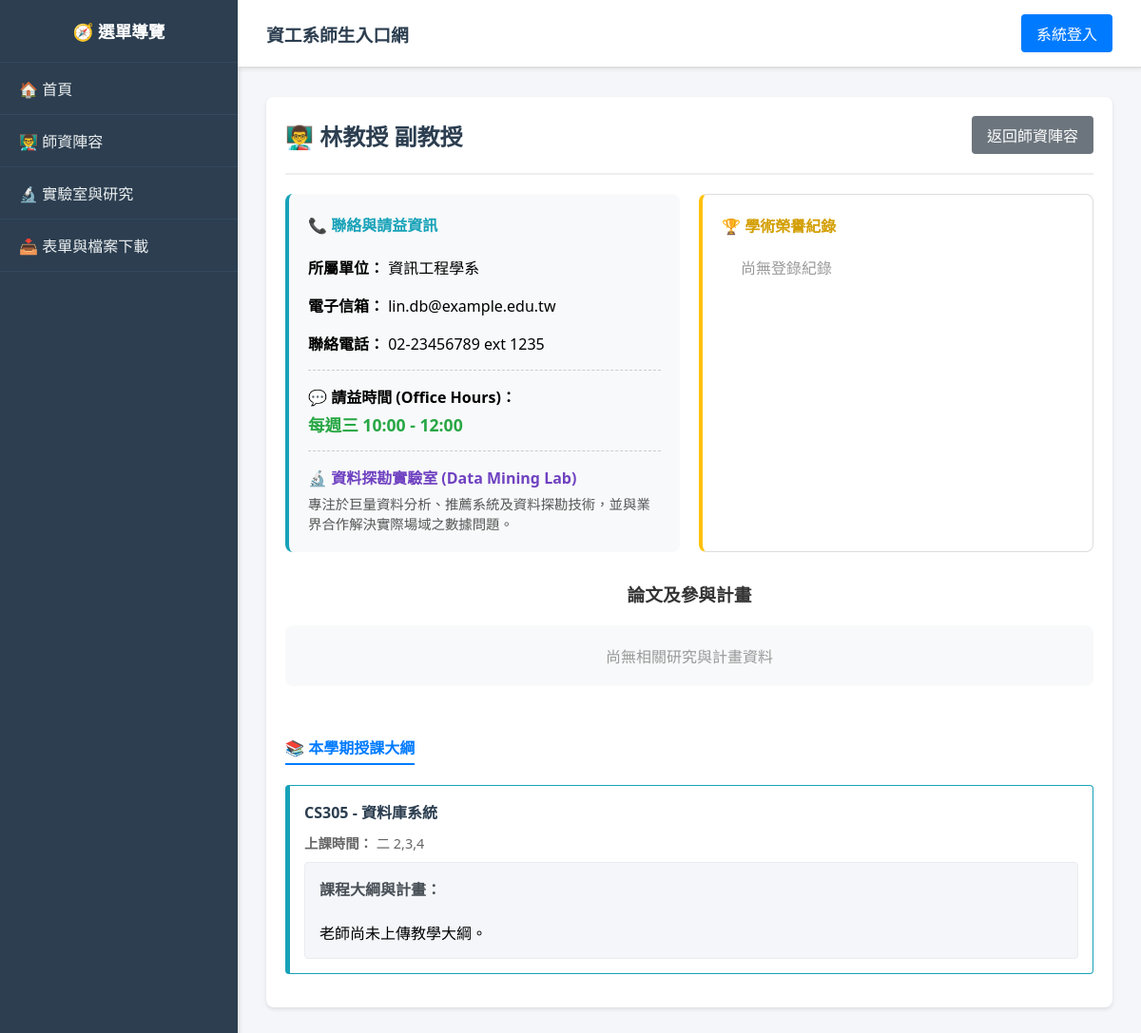
Page /index.php?page=teacher_detail&id=2 on the earlier database version.
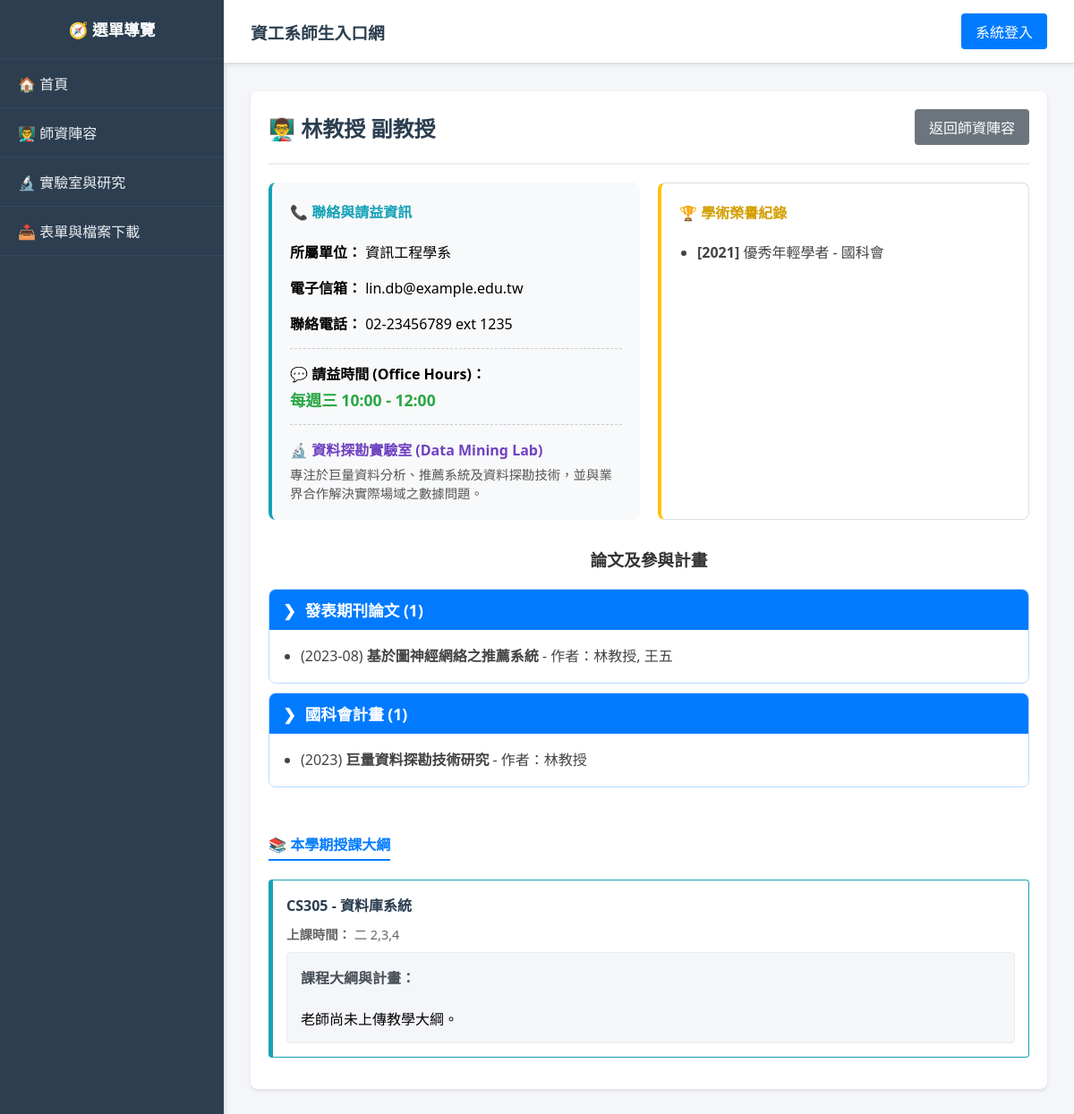
Same page on the later database version.
### tables this page shows
CREATE TABLE Courses (
    course_id INT AUTO_INCREMENT PRIMARY KEY,
    course_code VARCHAR(20) NOT NULL,
    course_name VARCHAR(100) NOT NULL,
    semester VARCHAR(10) NOT NULL,  
    teacher_id INT,
    capacity INT NOT NULL DEFAULT 50,  
    schedule VARCHAR(100),  
    room VARCHAR(50) DEFAULT NULL COMMENT '上課教室',
    syllabus TEXT,
    created_at TIMESTAMP DEFAULT CURRENT_TIMESTAMP,
    FOREIGN KEY (teacher_id) REFERENCES Teachers(teacher_id) ON DELETE SET NULL
);

CREATE TABLE AcademicHonors (
    honor_id INT AUTO_INCREMENT PRIMARY KEY COMMENT '榮譽編號',
    teacher_id INT NOT NULL COMMENT '教師編號',
    honor_name VARCHAR(255) NOT NULL COMMENT '獎項名稱',
    awarding_body VARCHAR(255) COMMENT '頒發機構',
    award_year INT COMMENT '獲獎年份',
    FOREIGN KEY (teacher_id) REFERENCES Teachers(teacher_id) ON DELETE CASCADE
);

CREATE TABLE Publications (
    work_id INT AUTO_INCREMENT PRIMARY KEY COMMENT '著作編號',
    teacher_id INT NOT NULL COMMENT '教師編號',
    work_type VARCHAR(100) NOT NULL COMMENT '著作類型 (如：期刊論文、會議論文...)',
    title VARCHAR(255) NOT NULL COMMENT '標題',
    authors TEXT COMMENT '作者',
    publish_year VARCHAR(50) COMMENT '發表日期/出版年份',
    FOREIGN KEY (teacher_id) REFERENCES Teachers(teacher_id) ON DELETE CASCADE
);

CREATE TABLE Teachers (
    teacher_id INT PRIMARY KEY,
    user_id INT NOT NULL,
    name VARCHAR(100) NOT NULL,
    title VARCHAR(100),
    department VARCHAR(100) DEFAULT '資訊工程學系',
    phone VARCHAR(20),
    email VARCHAR(100),
    office_hours VARCHAR(100) DEFAULT NULL COMMENT '請益時間',
    lab_name VARCHAR(100) DEFAULT NULL COMMENT '實驗室名稱',
    lab_info TEXT DEFAULT NULL COMMENT '實驗室簡介與研究方向',
    FOREIGN KEY (user_id) REFERENCES Users(id) ON DELETE CASCADE
);

### modules/public/teacher_detail.php (the view, shortened to what the changed rows need)
<?php
$teacher_id = isset($_GET['id']) ? intval($_GET['id']) : 0;
$stmt = $conn->prepare("SELECT * FROM Teachers WHERE teacher_id = ?");
$stmt->bind_param("i", $teacher_id);
$stmt->execute();
$teacher = $stmt->get_result()->fetch_assoc();
if (!$teacher) {
    echo "<div class='card'><h2>查無此教師</h2><p>找不到該教師的資料。</p></div>";
} else {
?>
<div class="card">
    <div style="display: flex; justify-content: space-between; align-items: center;">
        <h2 style="margin: 0; color: #2c3e50;">👨‍🏫 <?php echo htmlspecialchars($teacher['name']); ?> <?php echo htmlspecialchars($teacher['title']); ?></h2>
    </div>
    <div style="display: grid; grid-template-columns: 1fr 1fr; gap: 20px;">
        <div style="background: #fff; padding: 20px; border-radius: 8px; border: 1px solid #ddd; border-left: 4px solid #ffc107;">
            <ul style="padding-left: 20px; margin-bottom: 0; line-height: 1.6; color:#444;">
                <?php
                $honors = $conn->query("SELECT * FROM AcademicHonors WHERE teacher_id = $teacher_id ORDER BY award_year DESC");
                if($honors->num_rows > 0) {
                    while($h = $honors->fetch_assoc()) {
                        $year_str = $h['award_year'] ? "[{$h['award_year']}] " : "";
                        $body_str = $h['awarding_body'] ? " - " . htmlspecialchars($h['awarding_body']) : "";
                        echo "<li><strong>{$year_str}</strong>" . htmlspecialchars($h['honor_name']) . $body_str . "</li>";
                    }
                } else {
                    echo "<li style='color:#999; list-style:none;'>尚無登錄紀錄</li>";
                }
                ?>
            </ul>
        </div>
    </div>
    <div style="margin-top: 30px;">
        <h3 style="text-align: center; color: #333; margin-bottom: 20px;">論文及參與計畫</h3>
        <?php
        $pubs_result = $conn->query("SELECT * FROM Publications WHERE teacher_id = $teacher_id ORDER BY publish_year DESC");
        $grouped_pubs = [];
        while($row = $pubs_result->fetch_assoc()) {
            $grouped_pubs[$row['work_type']][] = $row;
        }
        if(!empty($grouped_pubs)) {
            echo "<div style='display:flex; flex-direction:column; gap:10px;'>";
            foreach($grouped_pubs as $type => $items) {
                $count = count($items);
                echo "<div style='background:#f4f9ff; border:1px solid #b8daff; border-radius:8px; overflow:hidden;'>";
                echo "<div style='background:#007bff; color:white; padding:10px 15px; font-size:1.1em; font-weight:bold; display:flex; align-items:center;'>";
                echo "<span style='margin-right:10px;'>❯</span> {$type} ({$count})";
                echo "</div>";
                echo "<div style='padding:15px; background:#fff;'>";
                echo "<ul style='margin:0; padding-left:20px; line-height:1.8; color:#444;'>";
                foreach($items as $item) {
                    $year_str = $item['publish_year'] ? "({$item['publish_year']}) " : "";
                    $display_authors = htmlspecialchars($teacher['name']);
                    if (!empty($item['authors'])) {
                        $display_authors .= ', ' . htmlspecialchars($item['authors']);
                    }
                    $author_str = " - 作者：" . $display_authors;
                    echo "<li>{$year_str}<strong>" . htmlspecialchars($item['title']) . "</strong>{$author_str}</li>";
                }
                echo "</ul>";
                echo "</div>";
                echo "</div>";
            }
            echo "</div>";
        } else {
            echo "<p style='text-align:center; color:#999; padding:20px; background:#f8f9fa; border-radius:8px;'>尚無相關研究與計畫資料</p>";
        }
        ?>
    </div>
    <div style="margin-top: 30px;">
        <?php
        $courses = $conn->prepare("SELECT course_code, course_name, schedule, syllabus FROM Courses WHERE teacher_id = ? AND semester = '113-1'");
        $courses->bind_param("i", $teacher_id);
        $courses->execute();
        $courses_result = $courses->get_result();
        if ($courses_result->num_rows > 0) {
            while ($c = $courses_result->fetch_assoc()) {
                echo "<div style='border: 1px solid #17a2b8; border-left: 5px solid #17a2b8; border-radius: 4px; padding: 15px; margin-bottom: 15px; background: #fff;'>";
                echo "<h4 style='margin: 0 0 10px 0; color: #2c3e50;'>" . htmlspecialchars($c['course_code']) . " - " . htmlspecialchars($c['course_name']) . "</h4>";
                echo "<p style='margin: 0 0 10px 0; font-size: 0.9em; color: #666;'><strong>上課時間：</strong> " . htmlspecialchars($c['schedule']) . "</p>";
                echo "<div style='background: #f4f6f9; padding: 15px; border-radius: 4px; border: 1px solid #e9ecef;'>";
                echo "<strong style='color: #495057;'>課程大綱與計畫：</strong><br><br>";
                echo nl2br(htmlspecialchars($c['syllabus'] ?? '老師尚未上傳教學大綱。'));
                echo "</div></div>";
            }
        } else {
            echo "<p style='color: #666; background: #f8f9fa; padding: 15px; border-radius: 4px;'>本學期暫無排定課程。</p>";
        }
        ?>
    </div>
</div>
<?php } ?>

Differences in the rows shown:
added academichonors: award_year "[2021]", honor_name "優秀年輕學者", awarding_body "- 國科會"
added publications: publish_year "(2023-08)", title "基於圖神經網絡之推薦系統", author_str "- 作者：林教授, 王五", shown under "發表期刊論文"
added publications: publish_year "(2023)", title "巨量資料探勘技術研究", teacher.name "- 作者：林教授", shown under "國科會計畫"
Other differences:
new list line: "❯ 發表期刊論文 ( 1 )"
new list line: "❯ 國科會計畫 ( 1 )"
text no longer shown: "尚無登錄紀錄 尚無相關研究與計畫資料"
